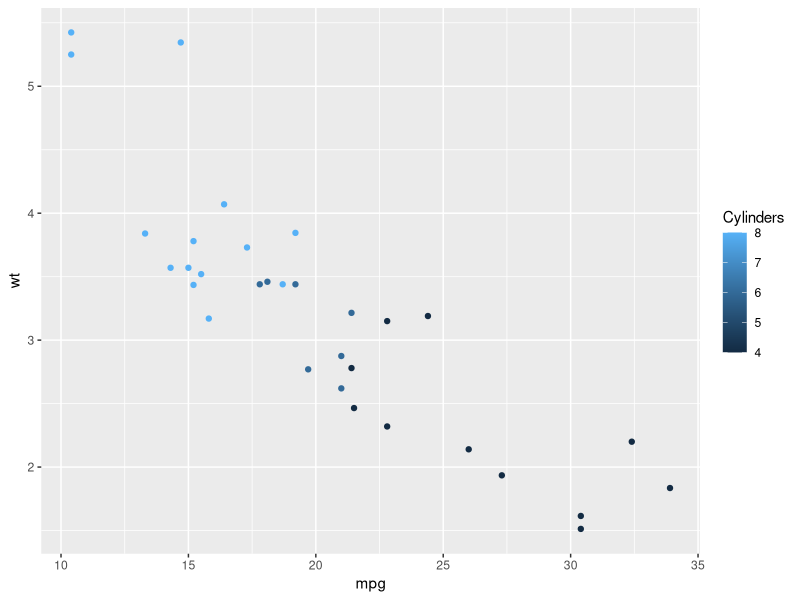
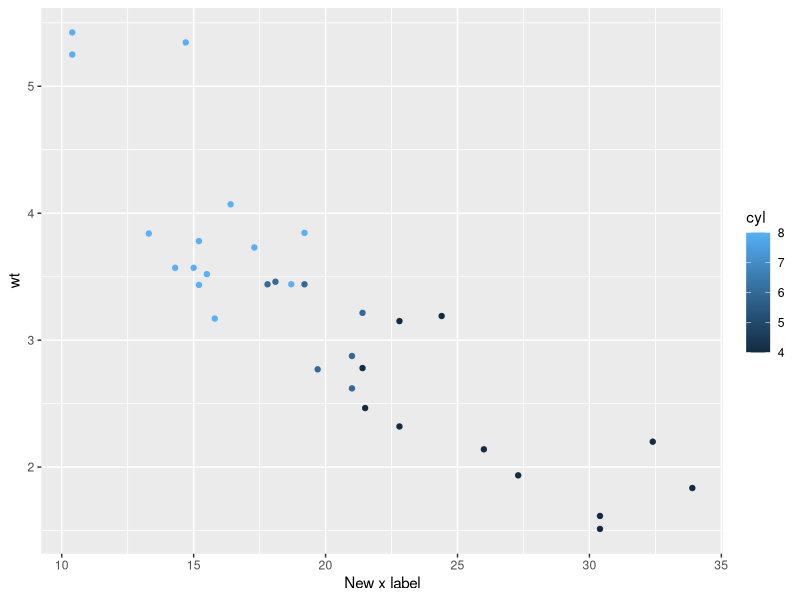
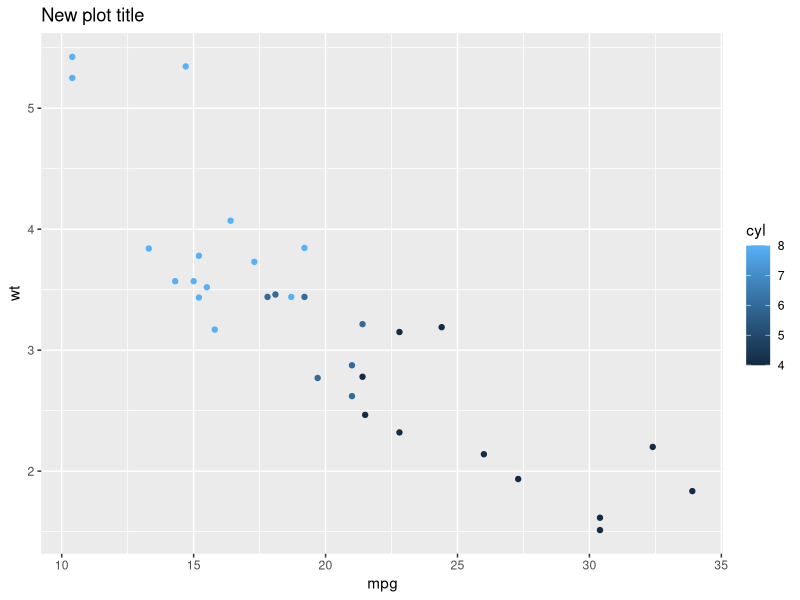
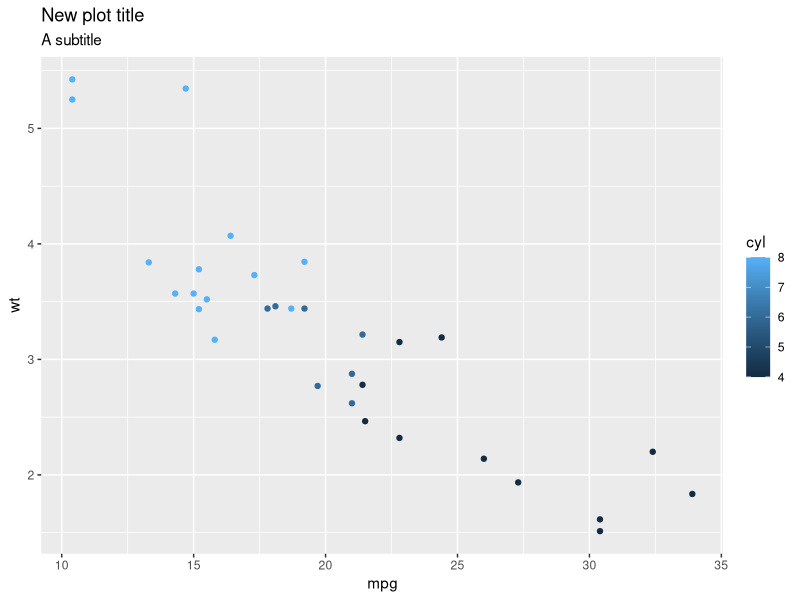
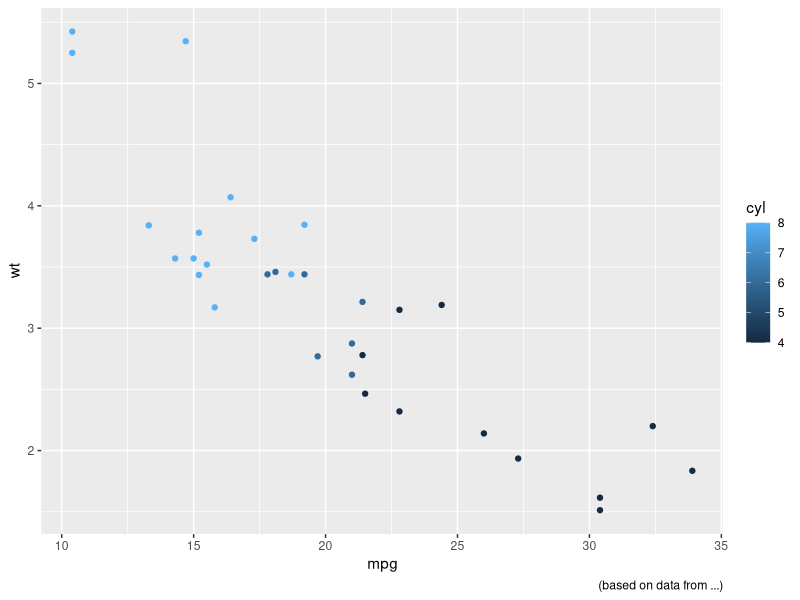
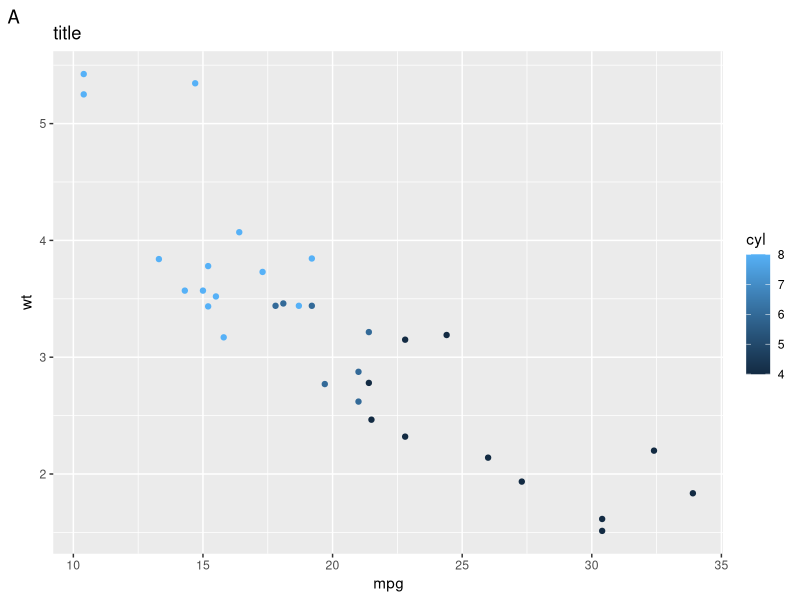
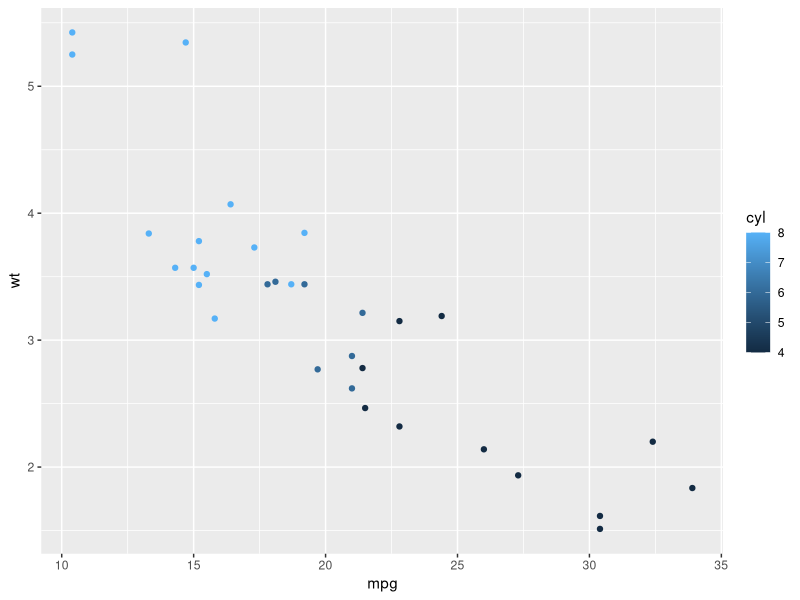

Write R code to recreate these figures, in order.
library(ggplot2)


### Name: labs
### Title: Modify axis, legend, and plot labels
### Aliases: labs xlab ylab ggtitle

### ** Examples

p <- ggplot(mtcars, aes(mpg, wt, colour = cyl)) + geom_point()
p + labs(colour = "Cylinders")
p + labs(x = "New x label")

# The plot title appears at the top-left, with the subtitle
# display in smaller text underneath it
p + labs(title = "New plot title")
p + labs(title = "New plot title", subtitle = "A subtitle")

# The caption appears in the bottom-right, and is often used for
# sources, notes or copyright
p + labs(caption = "(based on data from ...)")

# The plot tag appears at the top-left, and is typically used
# for labelling a subplot with a letter.
p + labs(title = "title", tag = "A")

# If you want to remove a label, set it to NULL.
p +
 labs(title = "title") +
 labs(title = NULL)
